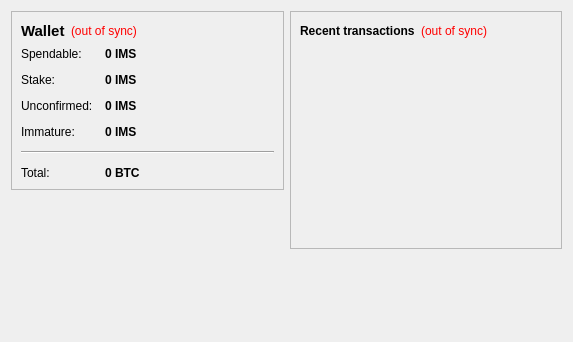
<?xml version="1.0" encoding="UTF-8"?>
<ui version="4.0">
 <class>OverviewPage</class>
 <widget class="QWidget" name="OverviewPage">
  <property name="geometry">
   <rect>
    <x>0</x>
    <y>0</y>
    <width>573</width>
    <height>342</height>
   </rect>
  </property>
  <property name="windowTitle">
   <string>Form</string>
  </property>
  <layout class="QHBoxLayout" name="horizontalLayout" stretch="1,1">
   <item>
    <layout class="QVBoxLayout" name="verticalLayout_2">
     <item>
      <widget class="QFrame" name="frame">
       <property name="frameShape">
        <enum>QFrame::StyledPanel</enum>
       </property>
       <property name="frameShadow">
        <enum>QFrame::Raised</enum>
       </property>
       <layout class="QVBoxLayout" name="verticalLayout_4">
        <item>
         <layout class="QHBoxLayout" name="horizontalLayout_4">
          <item>
           <widget class="QLabel" name="label_5">
            <property name="font">
             <font>
              <pointsize>11</pointsize>
              <weight>75</weight>
              <bold>true</bold>
             </font>
            </property>
            <property name="text">
             <string>Wallet</string>
            </property>
           </widget>
          </item>
          <item>
           <widget class="QLabel" name="labelWalletStatus">
            <property name="toolTip">
             <string>The displayed information may be out of date. Your wallet automatically synchronizes with the IndependentMoneySystem network after a connection is established, but this process has not completed yet.</string>
            </property>
            <property name="styleSheet">
             <string notr="true">QLabel { color: red; }</string>
            </property>
            <property name="text">
             <string notr="true">(out of sync)</string>
            </property>
            <property name="alignment">
             <set>Qt::AlignLeading|Qt::AlignLeft|Qt::AlignVCenter</set>
            </property>
           </widget>
          </item>
          <item>
           <spacer name="horizontalSpacer_2">
            <property name="orientation">
             <enum>Qt::Horizontal</enum>
            </property>
            <property name="sizeHint" stdset="0">
             <size>
              <width>40</width>
              <height>20</height>
             </size>
            </property>
           </spacer>
          </item>
         </layout>
        </item>
        <item>
         <layout class="QFormLayout" name="formLayout_2">
          <property name="fieldGrowthPolicy">
           <enum>QFormLayout::AllNonFixedFieldsGrow</enum>
          </property>
          <property name="horizontalSpacing">
           <number>12</number>
          </property>
          <property name="verticalSpacing">
           <number>12</number>
          </property>
          <item row="0" column="0">
           <widget class="QLabel" name="label">
            <property name="text">
             <string>Spendable:</string>
            </property>
           </widget>
          </item>
          <item row="0" column="1">
           <widget class="QLabel" name="labelBalance">
            <property name="font">
             <font>
              <weight>75</weight>
              <bold>true</bold>
             </font>
            </property>
            <property name="cursor">
             <cursorShape>IBeamCursor</cursorShape>
            </property>
            <property name="toolTip">
             <string>Your current spendable balance</string>
            </property>
            <property name="text">
             <string notr="true">0 IMS</string>
            </property>
            <property name="textInteractionFlags">
             <set>Qt::LinksAccessibleByMouse|Qt::TextSelectableByKeyboard|Qt::TextSelectableByMouse</set>
            </property>
           </widget>
          </item>
          <item row="1" column="0">
           <widget class="QLabel" name="label_6">
            <property name="text">
             <string>Stake:</string>
            </property>
           </widget>
          </item>
          <item row="1" column="1">
           <widget class="QLabel" name="labelStake">
            <property name="font">
             <font>
              <weight>75</weight>
              <bold>true</bold>
             </font>
            </property>
            <property name="cursor">
             <cursorShape>IBeamCursor</cursorShape>
            </property>
            <property name="toolTip">
             <string>Total of coins that was staked, and do not yet count toward the current balance</string>
            </property>
            <property name="text">
             <string notr="true">0 IMS</string>
            </property>
            <property name="textInteractionFlags">
             <set>Qt::LinksAccessibleByMouse|Qt::TextSelectableByKeyboard|Qt::TextSelectableByMouse</set>
            </property>
           </widget>
          </item>
          <item row="2" column="0">
           <widget class="QLabel" name="label_3">
            <property name="text">
             <string>Unconfirmed:</string>
            </property>
           </widget>
          </item>
          <item row="2" column="1">
           <widget class="QLabel" name="labelUnconfirmed">
            <property name="font">
             <font>
              <weight>75</weight>
              <bold>true</bold>
             </font>
            </property>
            <property name="cursor">
             <cursorShape>IBeamCursor</cursorShape>
            </property>
            <property name="toolTip">
             <string>Total of transactions that have yet to be confirmed, and do not yet count toward the current balance</string>
            </property>
            <property name="text">
             <string notr="true">0 IMS</string>
            </property>
            <property name="textInteractionFlags">
             <set>Qt::LinksAccessibleByMouse|Qt::TextSelectableByKeyboard|Qt::TextSelectableByMouse</set>
            </property>
           </widget>
          </item>
          <item row="3" column="0">
           <widget class="QLabel" name="labelImmatureText">
            <property name="text">
             <string>Immature:</string>
            </property>
           </widget>
          </item>
          <item row="3" column="1">
           <widget class="QLabel" name="labelImmature">
            <property name="font">
             <font>
              <weight>75</weight>
              <bold>true</bold>
             </font>
            </property>
            <property name="toolTip">
             <string>Mined balance that has not yet matured</string>
            </property>
            <property name="text">
             <string notr="true">0 IMS</string>
            </property>
            <property name="textInteractionFlags">
             <set>Qt::LinksAccessibleByMouse|Qt::TextSelectableByKeyboard|Qt::TextSelectableByMouse</set>
            </property>
           </widget>
          </item>
          <item row="4" column="0" colspan="2">
           <widget class="Line" name="line">
            <property name="orientation">
             <enum>Qt::Horizontal</enum>
            </property>
           </widget>
          </item>
          <item row="5" column="0">
           <widget class="QLabel" name="labelTotalText">
            <property name="text">
             <string>Total:</string>
            </property>
           </widget>
          </item>
          <item row="5" column="1">
           <widget class="QLabel" name="labelTotal">
            <property name="font">
             <font>
              <weight>75</weight>
              <bold>true</bold>
             </font>
            </property>
            <property name="cursor">
             <cursorShape>IBeamCursor</cursorShape>
            </property>
            <property name="toolTip">
             <string>Your current total balance</string>
            </property>
            <property name="text">
             <string notr="true">0 BTC</string>
            </property>
            <property name="textInteractionFlags">
             <set>Qt::LinksAccessibleByMouse|Qt::TextSelectableByKeyboard|Qt::TextSelectableByMouse</set>
            </property>
           </widget>
          </item>
         </layout>
        </item>
       </layout>
      </widget>
     </item>
     <item>
      <spacer name="verticalSpacer">
       <property name="orientation">
        <enum>Qt::Vertical</enum>
       </property>
       <property name="sizeHint" stdset="0">
        <size>
         <width>20</width>
         <height>40</height>
        </size>
       </property>
      </spacer>
     </item>
    </layout>
   </item>
   <item>
    <layout class="QVBoxLayout" name="verticalLayout_3">
     <item>
      <widget class="QFrame" name="frame_2">
       <property name="frameShape">
        <enum>QFrame::StyledPanel</enum>
       </property>
       <property name="frameShadow">
        <enum>QFrame::Raised</enum>
       </property>
       <layout class="QVBoxLayout" name="verticalLayout">
        <item>
         <layout class="QHBoxLayout" name="horizontalLayout_2">
          <item>
           <widget class="QLabel" name="label_4">
            <property name="text">
             <string>&lt;b&gt;Recent transactions&lt;/b&gt;</string>
            </property>
           </widget>
          </item>
          <item>
           <widget class="QLabel" name="labelTransactionsStatus">
            <property name="toolTip">
             <string>The displayed information may be out of date. Your wallet automatically synchronizes with the IndependentMoneySystem network after a connection is established, but this process has not completed yet.</string>
            </property>
            <property name="styleSheet">
             <string notr="true">QLabel { color: red; }</string>
            </property>
            <property name="text">
             <string notr="true">(out of sync)</string>
            </property>
            <property name="alignment">
             <set>Qt::AlignRight|Qt::AlignTrailing|Qt::AlignVCenter</set>
            </property>
           </widget>
          </item>
          <item>
           <spacer name="horizontalSpacer">
            <property name="orientation">
             <enum>Qt::Horizontal</enum>
            </property>
            <property name="sizeHint" stdset="0">
             <size>
              <width>40</width>
              <height>20</height>
             </size>
            </property>
           </spacer>
          </item>
         </layout>
        </item>
        <item>
         <widget class="QListView" name="listTransactions">
          <property name="styleSheet">
           <string notr="true">QListView { background: transparent; }</string>
          </property>
          <property name="frameShape">
           <enum>QFrame::NoFrame</enum>
          </property>
          <property name="verticalScrollBarPolicy">
           <enum>Qt::ScrollBarAlwaysOff</enum>
          </property>
          <property name="horizontalScrollBarPolicy">
           <enum>Qt::ScrollBarAlwaysOff</enum>
          </property>
          <property name="selectionMode">
           <enum>QAbstractItemView::NoSelection</enum>
          </property>
         </widget>
        </item>
       </layout>
      </widget>
     </item>
     <item>
      <spacer name="verticalSpacer_2">
       <property name="orientation">
        <enum>Qt::Vertical</enum>
       </property>
       <property name="sizeHint" stdset="0">
        <size>
         <width>20</width>
         <height>40</height>
        </size>
       </property>
      </spacer>
     </item>
    </layout>
   </item>
  </layout>
 </widget>
 <resources/>
 <connections/>
</ui>
